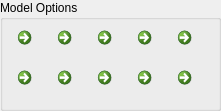
      <widget class="QGroupBox" name="groupBox_ModelOptions">
       <property name="geometry">
        <rect>
         <x>340</x>
         <y>40</y>
         <width>221</width>
         <height>111</height>
        </rect>
       </property>
       <property name="title">
        <string>Model Options</string>
       </property>
       <widget class="QCommandLinkButton" name="cmd_btn_Model_Complete">
        <property name="geometry">
         <rect>
          <x>130</x>
          <y>60</y>
          <width>40</width>
          <height>40</height>
         </rect>
        </property>
        <property name="toolTip">
         <string>&lt;!DOCTYPE HTML PUBLIC &quot;-//W3C//DTD HTML 4.0//EN&quot; &quot;http://www.w3.org/TR/REC-html40/strict.dtd&quot;&gt;
&lt;html&gt;&lt;head&gt;&lt;meta name=&quot;qrichtext&quot; content=&quot;1&quot; /&gt;&lt;style type=&quot;text/css&quot;&gt;
p, li { white-space: pre-wrap; }
&lt;/style&gt;&lt;/head&gt;&lt;body style=&quot; font-family:'MS Shell Dlg 2'; font-size:8.25pt; font-weight:400; font-style:normal;&quot;&gt;
&lt;p style=&quot; margin-top:0px; margin-bottom:0px; margin-left:0px; margin-right:0px; -qt-block-indent:0; text-indent:0px;&quot;&gt;&lt;span style=&quot; font-size:8pt; font-weight:600;&quot;&gt;Mark as 'Completed'&lt;/span&gt;&lt;/p&gt;
&lt;p style=&quot; margin-top:0px; margin-bottom:0px; margin-left:0px; margin-right:0px; -qt-block-indent:0; text-indent:0px;&quot;&gt;&lt;span style=&quot; font-size:8pt;&quot;&gt;Halts further iterations of run &amp;amp; moves the run into the completed list&lt;/span&gt;&lt;/p&gt;&lt;/body&gt;&lt;/html&gt;</string>
        </property>
        <property name="text">
         <string/>
        </property>
        <property name="icon">
         <iconset>
          <normaloff>:/dialog-apply.png</normaloff>:/dialog-apply.png</iconset>
        </property>
        <property name="iconSize">
         <size>
          <width>25</width>
          <height>25</height>
         </size>
        </property>
       </widget>
       <widget class="QCommandLinkButton" name="cmd_btn_Model_Remove">
        <property name="geometry">
         <rect>
          <x>50</x>
          <y>60</y>
          <width>40</width>
          <height>40</height>
         </rect>
        </property>
        <property name="toolTip">
         <string>&lt;!DOCTYPE HTML PUBLIC &quot;-//W3C//DTD HTML 4.0//EN&quot; &quot;http://www.w3.org/TR/REC-html40/strict.dtd&quot;&gt;
&lt;html&gt;&lt;head&gt;&lt;meta name=&quot;qrichtext&quot; content=&quot;1&quot; /&gt;&lt;style type=&quot;text/css&quot;&gt;
p, li { white-space: pre-wrap; }
&lt;/style&gt;&lt;/head&gt;&lt;body style=&quot; font-family:'MS Shell Dlg 2'; font-size:8.25pt; font-weight:400; font-style:normal;&quot;&gt;
&lt;p style=&quot; margin-top:0px; margin-bottom:0px; margin-left:0px; margin-right:0px; -qt-block-indent:0; text-indent:0px;&quot;&gt;&lt;span style=&quot; font-size:8pt; font-weight:600;&quot;&gt;Remove Run&lt;/span&gt;&lt;/p&gt;
&lt;p style=&quot; margin-top:0px; margin-bottom:0px; margin-left:0px; margin-right:0px; -qt-block-indent:0; text-indent:0px;&quot;&gt;&lt;span style=&quot; font-size:8pt;&quot;&gt;Stops run &amp;amp; removes it from model-tree&lt;/span&gt;&lt;/p&gt;&lt;/body&gt;&lt;/html&gt;</string>
        </property>
        <property name="text">
         <string/>
        </property>
        <property name="icon">
         <iconset>
          <normaloff>:/list-remove-4.png</normaloff>:/list-remove-4.png</iconset>
        </property>
        <property name="iconSize">
         <size>
          <width>25</width>
          <height>25</height>
         </size>
        </property>
       </widget>
       <widget class="QCommandLinkButton" name="cmd_btn_Model_Delete">
        <property name="geometry">
         <rect>
          <x>170</x>
          <y>60</y>
          <width>40</width>
          <height>40</height>
         </rect>
        </property>
        <property name="toolTip">
         <string>&lt;!DOCTYPE HTML PUBLIC &quot;-//W3C//DTD HTML 4.0//EN&quot; &quot;http://www.w3.org/TR/REC-html40/strict.dtd&quot;&gt;
&lt;html&gt;&lt;head&gt;&lt;meta name=&quot;qrichtext&quot; content=&quot;1&quot; /&gt;&lt;style type=&quot;text/css&quot;&gt;
p, li { white-space: pre-wrap; }
&lt;/style&gt;&lt;/head&gt;&lt;body style=&quot; font-family:'MS Shell Dlg 2'; font-size:8.25pt; font-weight:400; font-style:normal;&quot;&gt;
&lt;p style=&quot; margin-top:0px; margin-bottom:0px; margin-left:0px; margin-right:0px; -qt-block-indent:0; text-indent:0px;&quot;&gt;&lt;span style=&quot; font-size:8pt; font-weight:600;&quot;&gt;Remove Run&lt;/span&gt;&lt;/p&gt;
&lt;p style=&quot; margin-top:0px; margin-bottom:0px; margin-left:0px; margin-right:0px; -qt-block-indent:0; text-indent:0px;&quot;&gt;&lt;span style=&quot; font-size:8pt;&quot;&gt;Stops run &amp;amp; removes it from model-tree&lt;/span&gt;&lt;/p&gt;&lt;/body&gt;&lt;/html&gt;</string>
        </property>
        <property name="text">
         <string/>
        </property>
        <property name="icon">
         <iconset>
          <normaloff>:/dialog-cancel-3.png</normaloff>:/dialog-cancel-3.png</iconset>
        </property>
        <property name="iconSize">
         <size>
          <width>25</width>
          <height>25</height>
         </size>
        </property>
       </widget>
       <widget class="QCommandLinkButton" name="cmd_btn_Model_Add">
        <property name="geometry">
         <rect>
          <x>10</x>
          <y>60</y>
          <width>40</width>
          <height>40</height>
         </rect>
        </property>
        <property name="toolTip">
         <string>&lt;!DOCTYPE HTML PUBLIC &quot;-//W3C//DTD HTML 4.0//EN&quot; &quot;http://www.w3.org/TR/REC-html40/strict.dtd&quot;&gt;
&lt;html&gt;&lt;head&gt;&lt;meta name=&quot;qrichtext&quot; content=&quot;1&quot; /&gt;&lt;style type=&quot;text/css&quot;&gt;
p, li { white-space: pre-wrap; }
&lt;/style&gt;&lt;/head&gt;&lt;body style=&quot; font-family:'MS Shell Dlg 2'; font-size:8.25pt; font-weight:400; font-style:normal;&quot;&gt;
&lt;p style=&quot; margin-top:0px; margin-bottom:0px; margin-left:0px; margin-right:0px; -qt-block-indent:0; text-indent:0px;&quot;&gt;&lt;span style=&quot; font-size:8pt; font-weight:600;&quot;&gt;Add Run...&lt;/span&gt;&lt;/p&gt;
&lt;p style=&quot; margin-top:0px; margin-bottom:0px; margin-left:0px; margin-right:0px; -qt-block-indent:0; text-indent:0px;&quot;&gt;&lt;span style=&quot; font-size:8pt;&quot;&gt;Append a pre-configured model to the Model tree&lt;/span&gt;&lt;/p&gt;&lt;/body&gt;&lt;/html&gt;</string>
        </property>
        <property name="text">
         <string/>
        </property>
        <property name="icon">
         <iconset>
          <normaloff>:/list-add-4.png</normaloff>:/list-add-4.png</iconset>
        </property>
        <property name="iconSize">
         <size>
          <width>25</width>
          <height>25</height>
         </size>
        </property>
       </widget>
       <widget class="QCommandLinkButton" name="cmd_btn_Model_Refresh">
        <property name="geometry">
         <rect>
          <x>90</x>
          <y>60</y>
          <width>40</width>
          <height>40</height>
         </rect>
        </property>
        <property name="toolTip">
         <string>&lt;!DOCTYPE HTML PUBLIC &quot;-//W3C//DTD HTML 4.0//EN&quot; &quot;http://www.w3.org/TR/REC-html40/strict.dtd&quot;&gt;
&lt;html&gt;&lt;head&gt;&lt;meta name=&quot;qrichtext&quot; content=&quot;1&quot; /&gt;&lt;style type=&quot;text/css&quot;&gt;
p, li { white-space: pre-wrap; }
&lt;/style&gt;&lt;/head&gt;&lt;body style=&quot; font-family:'MS Shell Dlg 2'; font-size:8.25pt; font-weight:400; font-style:normal;&quot;&gt;
&lt;p style=&quot; margin-top:0px; margin-bottom:0px; margin-left:0px; margin-right:0px; -qt-block-indent:0; text-indent:0px;&quot;&gt;&lt;span style=&quot; font-size:8pt; font-weight:600;&quot;&gt;Refresh&lt;/span&gt;&lt;/p&gt;
&lt;p style=&quot; margin-top:0px; margin-bottom:0px; margin-left:0px; margin-right:0px; -qt-block-indent:0; text-indent:0px;&quot;&gt;&lt;span style=&quot; font-size:8pt;&quot;&gt;Gets Rp factor for selected model &lt;/span&gt;&lt;/p&gt;&lt;/body&gt;&lt;/html&gt;</string>
        </property>
        <property name="text">
         <string/>
        </property>
        <property name="icon">
         <iconset>
          <normaloff>:/view-refresh-4.png</normaloff>:/view-refresh-4.png</iconset>
        </property>
        <property name="iconSize">
         <size>
          <width>25</width>
          <height>25</height>
         </size>
        </property>
       </widget>
       <widget class="QCommandLinkButton" name="cmd_btn_Model_Directory">
        <property name="geometry">
         <rect>
          <x>50</x>
          <y>20</y>
          <width>40</width>
          <height>40</height>
         </rect>
        </property>
        <property name="toolTip">
         <string>&lt;!DOCTYPE HTML PUBLIC &quot;-//W3C//DTD HTML 4.0//EN&quot; &quot;http://www.w3.org/TR/REC-html40/strict.dtd&quot;&gt;
&lt;html&gt;&lt;head&gt;&lt;meta name=&quot;qrichtext&quot; content=&quot;1&quot; /&gt;&lt;style type=&quot;text/css&quot;&gt;
p, li { white-space: pre-wrap; }
&lt;/style&gt;&lt;/head&gt;&lt;body style=&quot; font-family:'MS Shell Dlg 2'; font-size:8.25pt; font-weight:400; font-style:normal;&quot;&gt;
&lt;p style=&quot; margin-top:0px; margin-bottom:0px; margin-left:0px; margin-right:0px; -qt-block-indent:0; text-indent:0px;&quot;&gt;&lt;span style=&quot; font-size:8pt; font-weight:600;&quot;&gt;Open Folder...&lt;/span&gt;&lt;/p&gt;
&lt;p style=&quot; margin-top:0px; margin-bottom:0px; margin-left:0px; margin-right:0px; -qt-block-indent:0; text-indent:0px;&quot;&gt;&lt;span style=&quot; font-size:8pt;&quot;&gt;Displays model folder&lt;/span&gt;&lt;/p&gt;&lt;/body&gt;&lt;/html&gt;</string>
        </property>
        <property name="text">
         <string/>
        </property>
        <property name="icon">
         <iconset>
          <normaloff>:/folder.png</normaloff>:/folder.png</iconset>
        </property>
        <property name="iconSize">
         <size>
          <width>25</width>
          <height>25</height>
         </size>
        </property>
       </widget>
       <widget class="QCommandLinkButton" name="cmd_btn_Model_New">
        <property name="geometry">
         <rect>
          <x>90</x>
          <y>20</y>
          <width>40</width>
          <height>40</height>
         </rect>
        </property>
        <property name="toolTip">
         <string>&lt;!DOCTYPE HTML PUBLIC &quot;-//W3C//DTD HTML 4.0//EN&quot; &quot;http://www.w3.org/TR/REC-html40/strict.dtd&quot;&gt;
&lt;html&gt;&lt;head&gt;&lt;meta name=&quot;qrichtext&quot; content=&quot;1&quot; /&gt;&lt;style type=&quot;text/css&quot;&gt;
p, li { white-space: pre-wrap; }
&lt;/style&gt;&lt;/head&gt;&lt;body style=&quot; font-family:'MS Shell Dlg 2'; font-size:8pt; font-weight:400; font-style:normal;&quot;&gt;
&lt;p style=&quot; margin-top:0px; margin-bottom:0px; margin-left:0px; margin-right:0px; -qt-block-indent:0; text-indent:0px;&quot;&gt;&lt;span style=&quot; font-weight:600;&quot;&gt;New Model&lt;/span&gt;&lt;/p&gt;
&lt;p style=&quot; margin-top:0px; margin-bottom:0px; margin-left:0px; margin-right:0px; -qt-block-indent:0; text-indent:0px;&quot;&gt;Create a new model...&lt;/p&gt;&lt;/body&gt;&lt;/html&gt;</string>
        </property>
        <property name="text">
         <string/>
        </property>
        <property name="icon">
         <iconset>
          <normaloff>:/edit-copy-6.png</normaloff>:/edit-copy-6.png</iconset>
        </property>
        <property name="iconSize">
         <size>
          <width>25</width>
          <height>25</height>
         </size>
        </property>
       </widget>
       <widget class="QCommandLinkButton" name="cmd_btn_Model_Export">
        <property name="geometry">
         <rect>
          <x>170</x>
          <y>20</y>
          <width>40</width>
          <height>40</height>
         </rect>
        </property>
        <property name="toolTip">
         <string>&lt;!DOCTYPE HTML PUBLIC &quot;-//W3C//DTD HTML 4.0//EN&quot; &quot;http://www.w3.org/TR/REC-html40/strict.dtd&quot;&gt;
&lt;html&gt;&lt;head&gt;&lt;meta name=&quot;qrichtext&quot; content=&quot;1&quot; /&gt;&lt;style type=&quot;text/css&quot;&gt;
p, li { white-space: pre-wrap; }
&lt;/style&gt;&lt;/head&gt;&lt;body style=&quot; font-family:'MS Shell Dlg 2'; font-size:8.25pt; font-weight:400; font-style:normal;&quot;&gt;
&lt;p style=&quot; margin-top:0px; margin-bottom:0px; margin-left:0px; margin-right:0px; -qt-block-indent:0; text-indent:0px;&quot;&gt;&lt;span style=&quot; font-size:8pt; font-weight:600;&quot;&gt;Export...&lt;/span&gt;&lt;/p&gt;
&lt;p style=&quot; margin-top:0px; margin-bottom:0px; margin-left:0px; margin-right:0px; -qt-block-indent:0; text-indent:0px;&quot;&gt;&lt;span style=&quot; font-size:8pt;&quot;&gt;Export selected completed model atoms into Jmol &lt;/span&gt;&lt;/p&gt;&lt;/body&gt;&lt;/html&gt;</string>
        </property>
        <property name="text">
         <string/>
        </property>
        <property name="icon">
         <iconset>
          <normaloff>:/document-export-4.png</normaloff>:/document-export-4.png</iconset>
        </property>
       </widget>
       <widget class="QCommandLinkButton" name="cmd_btn_Model_Edit">
        <property name="geometry">
         <rect>
          <x>130</x>
          <y>20</y>
          <width>40</width>
          <height>40</height>
         </rect>
        </property>
        <property name="toolTip">
         <string>&lt;!DOCTYPE HTML PUBLIC &quot;-//W3C//DTD HTML 4.0//EN&quot; &quot;http://www.w3.org/TR/REC-html40/strict.dtd&quot;&gt;
&lt;html&gt;&lt;head&gt;&lt;meta name=&quot;qrichtext&quot; content=&quot;1&quot; /&gt;&lt;style type=&quot;text/css&quot;&gt;
p, li { white-space: pre-wrap; }
&lt;/style&gt;&lt;/head&gt;&lt;body style=&quot; font-family:'MS Shell Dlg 2'; font-size:8.25pt; font-weight:400; font-style:normal;&quot;&gt;
&lt;p style=&quot; margin-top:0px; margin-bottom:0px; margin-left:0px; margin-right:0px; -qt-block-indent:0; text-indent:0px;&quot;&gt;&lt;span style=&quot; font-size:8pt; font-weight:600;&quot;&gt;Edit Model...&lt;/span&gt;&lt;/p&gt;
&lt;p style=&quot; margin-top:0px; margin-bottom:0px; margin-left:0px; margin-right:0px; -qt-block-indent:0; text-indent:0px;&quot;&gt;&lt;span style=&quot; font-size:8pt;&quot;&gt;Alter input, bulk &amp;amp; ctrl files of selected model&lt;/span&gt;&lt;/p&gt;&lt;/body&gt;&lt;/html&gt;</string>
        </property>
        <property name="text">
         <string/>
        </property>
        <property name="icon">
         <iconset>
          <normaloff>:/document-edit.png</normaloff>:/document-edit.png</iconset>
        </property>
        <property name="iconSize">
         <size>
          <width>25</width>
          <height>25</height>
         </size>
        </property>
       </widget>
       <widget class="QCommandLinkButton" name="cmd_btn_Model_Import">
        <property name="geometry">
         <rect>
          <x>10</x>
          <y>20</y>
          <width>40</width>
          <height>40</height>
         </rect>
        </property>
        <property name="toolTip">
         <string>&lt;!DOCTYPE HTML PUBLIC &quot;-//W3C//DTD HTML 4.0//EN&quot; &quot;http://www.w3.org/TR/REC-html40/strict.dtd&quot;&gt;
&lt;html&gt;&lt;head&gt;&lt;meta name=&quot;qrichtext&quot; content=&quot;1&quot; /&gt;&lt;style type=&quot;text/css&quot;&gt;
p, li { white-space: pre-wrap; }
&lt;/style&gt;&lt;/head&gt;&lt;body style=&quot; font-family:'MS Shell Dlg 2'; font-size:8.25pt; font-weight:400; font-style:normal;&quot;&gt;
&lt;p style=&quot; margin-top:0px; margin-bottom:0px; margin-left:0px; margin-right:0px; -qt-block-indent:0; text-indent:0px;&quot;&gt;&lt;span style=&quot; font-size:8pt; font-weight:600;&quot;&gt;Import&lt;/span&gt;&lt;/p&gt;
&lt;p style=&quot; margin-top:0px; margin-bottom:0px; margin-left:0px; margin-right:0px; -qt-block-indent:0; text-indent:0px;&quot;&gt;&lt;span style=&quot; font-size:8pt;&quot;&gt;Import model from Jmol/gdis formats&lt;/span&gt;&lt;/p&gt;&lt;/body&gt;&lt;/html&gt;</string>
        </property>
        <property name="text">
         <string/>
        </property>
        <property name="icon">
         <iconset>
          <normaloff>:/document-import-2.png</normaloff>:/document-import-2.png</iconset>
        </property>
        <property name="iconSize">
         <size>
          <width>25</width>
          <height>25</height>
         </size>
        </property>
       </widget>
      </widget>
